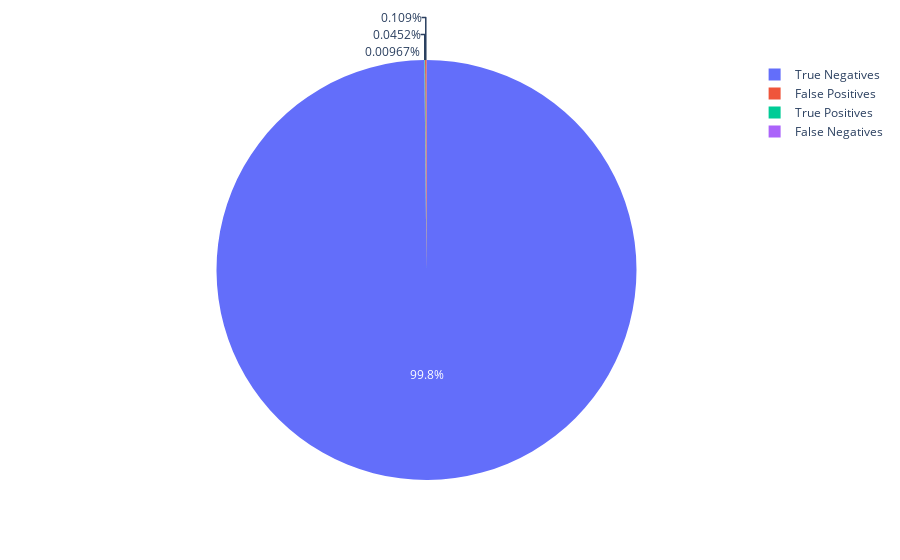

The notebook cell saved with this chart:
### Markdown cell above
While this may seem like a lot of false positives, keep in mind that there were only 2739 positive labels out of almost 5 million labels! The pie chart below emphasizes this point!

### Code cell
fig = px.pie(presidio.iloc[:4,:], values = 'value', names = 'metric')
fig.show()

### Figure 1 — Plotly figure (JSON) as saved in the notebook; plotly's stock layout.template omitted (floating-point values rounded to 4 significant figures)
{"data": [{"domain": {"x": [0, 1], "y": [0, 1]}, "hovertemplate": "metric=%{label}<br>value=%{value}<extra></extra>", "labels": ["True Positives", "False Positives", "True Negatives", "False Negatives"], "legendgroup": "", "name": "", "showlegend": true, "type": "pie", "values": [2256, 5431, 4984383, 483]}], "layout": {"autosize": true, "legend": {"tracegroupgap": 0}, "margin": {"t": 60}}}
